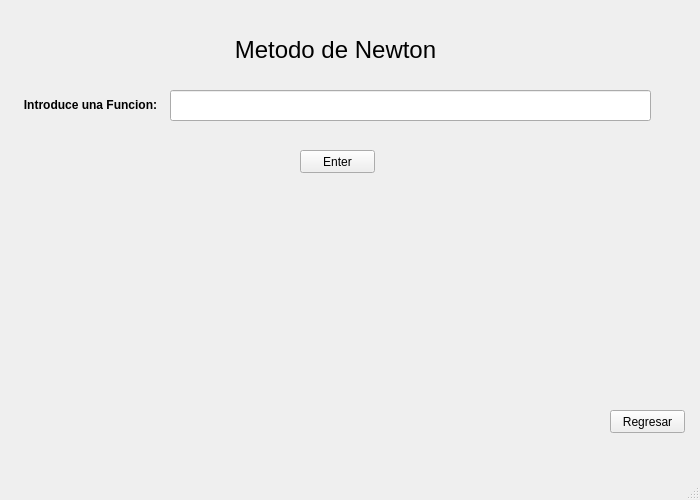
<?xml version="1.0" encoding="UTF-8"?>
<ui version="4.0">
 <class>secante</class>
 <widget class="QMainWindow" name="secante">
  <property name="geometry">
   <rect>
    <x>0</x>
    <y>0</y>
    <width>700</width>
    <height>500</height>
   </rect>
  </property>
  <property name="windowTitle">
   <string>MainWindow</string>
  </property>
  <widget class="QWidget" name="centralwidget">
   <widget class="QPushButton" name="pushButton">
    <property name="geometry">
     <rect>
      <x>610</x>
      <y>410</y>
      <width>75</width>
      <height>23</height>
     </rect>
    </property>
    <property name="text">
     <string>Regresar</string>
    </property>
   </widget>
   <widget class="QLabel" name="label">
    <property name="geometry">
     <rect>
      <x>230</x>
      <y>20</y>
      <width>211</width>
      <height>61</height>
     </rect>
    </property>
    <property name="text">
     <string>&lt;html&gt;&lt;head/&gt;&lt;body&gt;&lt;p align=&quot;center&quot;&gt;&lt;span style=&quot; font-size:18pt;&quot;&gt;Metodo de Newton&lt;/span&gt;&lt;/p&gt;&lt;/body&gt;&lt;/html&gt;</string>
    </property>
   </widget>
   <widget class="QLabel" name="label_2">
    <property name="geometry">
     <rect>
      <x>20</x>
      <y>90</y>
      <width>141</width>
      <height>31</height>
     </rect>
    </property>
    <property name="text">
     <string>&lt;html&gt;&lt;head/&gt;&lt;body&gt;&lt;p align=&quot;center&quot;&gt;&lt;span style=&quot; font-weight:600;&quot;&gt;Introduce una Funcion:&lt;/span&gt;&lt;/p&gt;&lt;/body&gt;&lt;/html&gt;</string>
    </property>
   </widget>
   <widget class="QLineEdit" name="lineEdit">
    <property name="geometry">
     <rect>
      <x>170</x>
      <y>90</y>
      <width>481</width>
      <height>31</height>
     </rect>
    </property>
   </widget>
   <widget class="QPushButton" name="pushButton_2">
    <property name="geometry">
     <rect>
      <x>300</x>
      <y>150</y>
      <width>75</width>
      <height>23</height>
     </rect>
    </property>
    <property name="text">
     <string>Enter</string>
    </property>
   </widget>
  </widget>
  <widget class="QMenuBar" name="menubar">
   <property name="geometry">
    <rect>
     <x>0</x>
     <y>0</y>
     <width>700</width>
     <height>21</height>
    </rect>
   </property>
  </widget>
  <widget class="QStatusBar" name="statusbar"/>
 </widget>
 <resources/>
 <connections/>
</ui>
